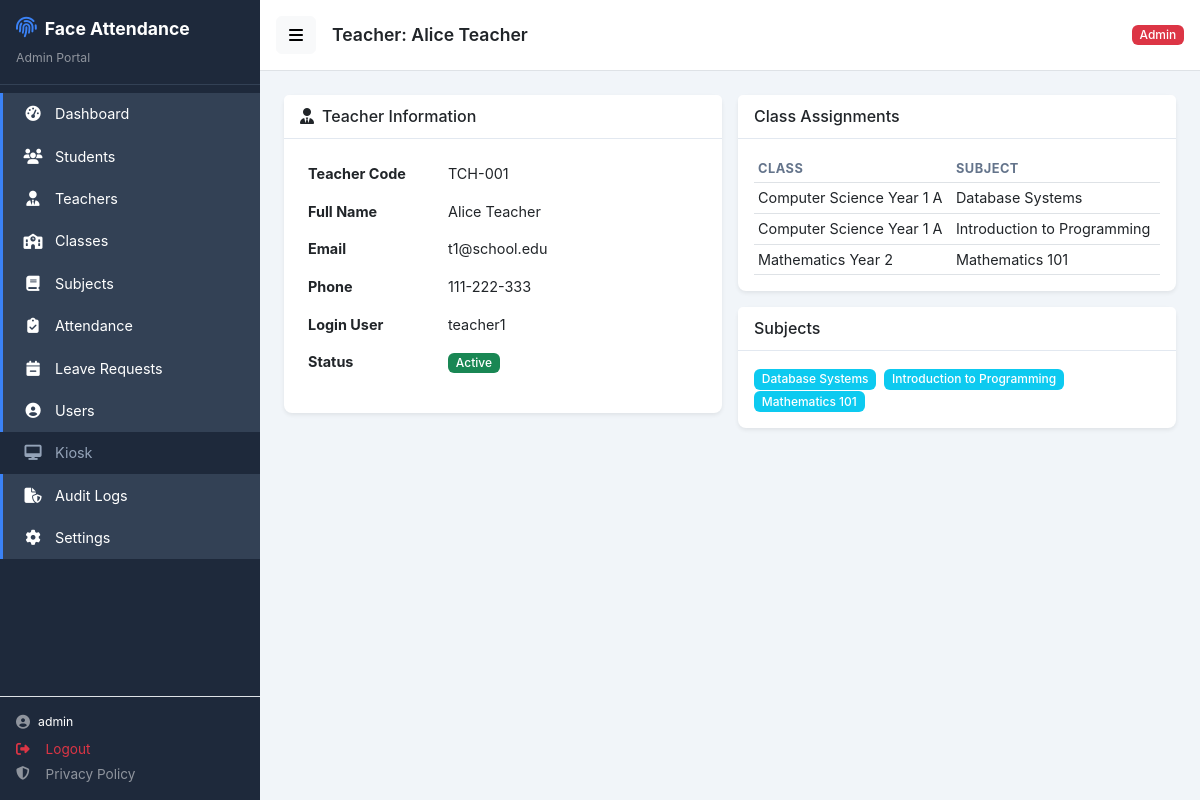
The page /public/admin/teachers/1 (signed in) on the database its author committed.
### tables this page shows
CREATE TABLE teachers (
    id INT UNSIGNED AUTO_INCREMENT PRIMARY KEY,
    user_id INT UNSIGNED NULL UNIQUE,
    teacher_code VARCHAR(40) NOT NULL UNIQUE,
    full_name VARCHAR(120) NOT NULL,
    email VARCHAR(120) NULL,
    phone VARCHAR(30) NULL,
    is_active TINYINT(1) NOT NULL DEFAULT 1,
    created_at DATETIME NOT NULL DEFAULT CURRENT_TIMESTAMP,
    updated_at DATETIME NOT NULL DEFAULT CURRENT_TIMESTAMP ON UPDATE CURRENT_TIMESTAMP,
    CONSTRAINT fk_teachers_user FOREIGN KEY (user_id) REFERENCES users(id) ON DELETE SET NULL ON UPDATE CASCADE
);

CREATE TABLE users (
    id INT UNSIGNED AUTO_INCREMENT PRIMARY KEY,
    username VARCHAR(60) NOT NULL UNIQUE,
    email VARCHAR(120) NOT NULL UNIQUE,
    password_hash VARCHAR(255) NOT NULL,
    role ENUM('admin','teacher','student') NOT NULL DEFAULT 'student',
    is_active TINYINT(1) NOT NULL DEFAULT 1,
    created_at DATETIME NOT NULL DEFAULT CURRENT_TIMESTAMP,
    updated_at DATETIME NOT NULL DEFAULT CURRENT_TIMESTAMP ON UPDATE CURRENT_TIMESTAMP,
    INDEX idx_users_role (role),
    INDEX idx_users_username (username)
);

CREATE TABLE teacher_assignments (
    id INT UNSIGNED AUTO_INCREMENT PRIMARY KEY,
    teacher_id INT UNSIGNED NOT NULL,
    class_id INT UNSIGNED NOT NULL,
    subject_id INT UNSIGNED NULL,
    created_at DATETIME NOT NULL DEFAULT CURRENT_TIMESTAMP,
    UNIQUE KEY uq_assignment (teacher_id, class_id, subject_id),
    CONSTRAINT fk_ta_teacher FOREIGN KEY (teacher_id) REFERENCES teachers(id) ON DELETE CASCADE ON UPDATE CASCADE,
    CONSTRAINT fk_ta_class FOREIGN KEY (class_id) REFERENCES classes(id) ON DELETE CASCADE ON UPDATE CASCADE,
    CONSTRAINT fk_ta_subject FOREIGN KEY (subject_id) REFERENCES subjects(id) ON DELETE SET NULL ON UPDATE CASCADE,
    INDEX idx_ta_teacher (teacher_id),
    INDEX idx_ta_class (class_id)
);

CREATE TABLE classes (
    id INT UNSIGNED AUTO_INCREMENT PRIMARY KEY,
    class_code VARCHAR(40) NOT NULL UNIQUE,
    class_name VARCHAR(120) NOT NULL,
    start_time TIME NOT NULL DEFAULT '08:00:00',
    late_grace_minutes INT UNSIGNED NOT NULL DEFAULT 15,
    rest_start_time TIME NULL,
    rest_end_time TIME NULL,
    is_active TINYINT(1) NOT NULL DEFAULT 1,
    created_at DATETIME NOT NULL DEFAULT CURRENT_TIMESTAMP,
    updated_at DATETIME NOT NULL DEFAULT CURRENT_TIMESTAMP ON UPDATE CURRENT_TIMESTAMP,
    INDEX idx_classes_active (is_active)
);

CREATE TABLE subjects (
    id INT UNSIGNED AUTO_INCREMENT PRIMARY KEY,
    subject_code VARCHAR(40) NOT NULL UNIQUE,
    subject_name VARCHAR(120) NOT NULL,
    description TEXT NULL,
    is_active TINYINT(1) NOT NULL DEFAULT 1,
    created_at DATETIME NOT NULL DEFAULT CURRENT_TIMESTAMP,
    updated_at DATETIME NOT NULL DEFAULT CURRENT_TIMESTAMP ON UPDATE CURRENT_TIMESTAMP,
    INDEX idx_subjects_active (is_active)
);

### app/Controllers/Admin/TeacherController.php (called while the page is built, shortened)
<?php
require_once BASE_PATH . '/app/Models/TeacherModel.php';
class TeacherController extends BaseController
{
    public function show(string $id): void
    {
        $id = (int)$id;
        $teacher = TeacherModel::findById($id);
        $assignments = TeacherModel::getClassAssignments($id);
        $subjects = TeacherModel::getSubjectAssignments($id);
        $this->view('admin/teacher_detail', 'admin', [
            'title' => 'Teacher: ' . $teacher['full_name'],
            'teacher' => $teacher,
            'assignments' => $assignments, 'subjects' => $subjects,
            'csrf' => $this->csrfField(),
        ]);
    }
}

### public/index.php (called while the page is built, shortened)
<?php
$requestUri = $_SERVER['REQUEST_URI'] ?? '/';
$baseDir = parse_url(APP_URL, PHP_URL_PATH) ?? '';
if ($baseDir && strpos($requestUri, $baseDir) === 0) {
    $requestUri = substr($requestUri, strlen($baseDir));
}
$requestUri = $requestUri ?: '/';
$method = $_SERVER['REQUEST_METHOD'] ?? 'GET';
$requestUri = parse_url($requestUri, PHP_URL_PATH) ?: $requestUri;
$requestUri = preg_replace('#^/index\.php(?:/|$)#', '/', $requestUri);
$requestUri = rtrim($requestUri, '/') ?: '/';
$router = new Router();
$router->dispatch($method, $requestUri);

### app/Core/Database.php (called while the page is built, shortened)
<?php
class Database
{
    private static ?PDO $instance = null;
    public static function getInstance(): PDO
    {
        if (self::$instance === null) {
            $dsn = "mysql:host=" . DB_HOST . ";dbname=" . DB_NAME . ";charset=" . DB_CHARSET;
            try {
                self::$instance = new PDO($dsn, DB_USER, DB_PASS, [
                    PDO::ATTR_ERRMODE => PDO::ERRMODE_EXCEPTION,
                    PDO::ATTR_DEFAULT_FETCH_MODE => PDO::FETCH_ASSOC,
                    PDO::ATTR_EMULATE_PREPARES => false,
                ]);
            } catch (PDOException $e) {
                if (APP_DEBUG) {
                    die("Database connection failed: " . $e->getMessage());
                }
                die("A database error occurred. Please try again later.");
            }
        }
        return self::$instance;
    }
    public static function query(string $sql, array $params = []): PDOStatement
    {
        $stmt = self::getInstance()->prepare($sql);
        $stmt->execute($params);
        return $stmt;
    }
    public static function fetchOne(string $sql, array $params = []): ?array
    {
        $stmt = self::query($sql, $params);
        $result = $stmt->fetch();
        return $result === false ? null : $result;
    }
    public static function fetchAll(string $sql, array $params = []): array
    {
        $stmt = self::query($sql, $params);
        return $stmt->fetchAll();
    }
}

### app/Models/TeacherModel.php (called while the page is built, shortened)
<?php
class TeacherModel
{
    public static function findById(int $id): ?array
    {
        return Database::fetchOne("
            SELECT t.*, u.username AS login_username, u.email AS login_email
            FROM teachers t
            LEFT JOIN users u ON u.id = t.user_id
            WHERE t.id = ? LIMIT 1", [$id]);
    }
    public static function getClassAssignments(int $teacherId): array
    {
        return Database::fetchAll("
            SELECT ta.*, c.class_code, c.class_name, s.subject_code, s.subject_name
            FROM teacher_assignments ta
            JOIN classes c ON c.id = ta.class_id
            LEFT JOIN subjects s ON s.id = ta.subject_id
            WHERE ta.teacher_id = ?
            ORDER BY c.class_code, s.subject_code", [$teacherId]);
    }
    public static function getSubjectAssignments(int $teacherId): array
    {
        return Database::fetchAll("
            SELECT DISTINCT s.*
            FROM subjects s
            JOIN teacher_assignments ta ON ta.subject_id = s.id
            WHERE ta.teacher_id = ? AND s.is_active = 1
            ORDER BY s.subject_code", [$teacherId]);
    }
}

### views/admin/teacher_detail.php (the view)
<div class="row g-3">
    <div class="col-lg-6">
        <div class="card border-0 shadow-sm">
            <div class="card-header bg-white"><h6 class="mb-0"><i class="fa-solid fa-user-tie me-2"></i>Teacher Information</h6></div>
            <div class="card-body">
                <table class="table table-borderless">
                    <tr><th width="140">Teacher Code</th><td><?php echo htmlspecialchars($teacher['teacher_code']); ?></td></tr>
                    <tr><th>Full Name</th><td><?php echo htmlspecialchars($teacher['full_name']); ?></td></tr>
                    <tr><th>Email</th><td><?php echo htmlspecialchars($teacher['email'] ?? '-'); ?></td></tr>
                    <tr><th>Phone</th><td><?php echo htmlspecialchars($teacher['phone'] ?? '-'); ?></td></tr>
                    <tr><th>Login User</th><td><?php echo htmlspecialchars($teacher['login_username'] ?? 'Not linked'); ?></td></tr>
                    <tr><th>Status</th><td><span class="badge <?php echo $teacher['is_active'] ? 'bg-success' : 'bg-danger'; ?>"><?php echo $teacher['is_active'] ? 'Active' : 'Inactive'; ?></span></td></tr>
                </table>
            </div>
        </div>
    </div>
    <div class="col-lg-6">
        <div class="card border-0 shadow-sm mb-3">
            <div class="card-header bg-white"><h6 class="mb-0">Class Assignments</h6></div>
            <div class="card-body">
                <?php if (empty($assignments)): ?>
                    <p class="text-muted mb-0">No class assignments yet.</p>
                <?php else: ?>
                <table class="table table-sm mb-0">
                    <thead><tr><th>Class</th><th>Subject</th></tr></thead>
                    <tbody>
                    <?php foreach ($assignments as $a): ?>
                        <tr><td><?php echo htmlspecialchars($a['class_name']); ?></td><td><?php echo htmlspecialchars($a['subject_name'] ?? 'All'); ?></td></tr>
                    <?php endforeach; ?>
                    </tbody>
                </table>
                <?php endif; ?>
            </div>
        </div>
        <div class="card border-0 shadow-sm">
            <div class="card-header bg-white"><h6 class="mb-0">Subjects</h6></div>
            <div class="card-body">
                <?php if (empty($subjects)): ?>
                    <p class="text-muted mb-0">No subjects assigned.</p>
                <?php else: ?>
                    <?php foreach ($subjects as $sub): ?>
                        <span class="badge bg-info me-1"><?php echo htmlspecialchars($sub['subject_name']); ?></span>
                    <?php endforeach; ?>
                <?php endif; ?>
            </div>
        </div>
    </div>
</div>

### app/Core/Router.php (shortened to what this page needs)
<?php
class Router
{
    private array $routes = [];
    public function get(string $uri, array $handler): void
    {
        $this->routes['GET'][$uri] = $handler;
    }
    public function post(string $uri, array $handler): void
    {
        $this->routes['POST'][$uri] = $handler;
    }
    public function dispatch(string $method, string $uri): void
    {
        $method = strtoupper($method);
        $uri = rtrim($uri, '/');
        foreach ($this->routes[$method] ?? [] as $routeUri => $handler) {
            $regex = $this->buildRegex($routeUri);
            if (preg_match($regex, $uri, $matches)) {
                $params = [];
                foreach ($matches as $key => $value) {
                    if (is_string($key)) $params[$key] = $value;
                }
                $this->handle($handler, $params);
                return;
            }
        }
    }
    private function buildRegex(string $routeUri): string
    {
        $pattern = preg_replace('/\/\{([a-zA-Z_]+)\}/', '/(?P<$1>[^/]+)', $routeUri);
        return '#^' . $pattern . '$#';
    }
    private function handle(array $handler, array $params = []): void
    {
        $action = $handler['action'];
        $controller = new $controllerClass();
        $controller->$action(...$params);
    }
}

### rows shown on the page
teachers: teacher_code "TCH-001", full_name "Alice Teacher", email "t1@school.edu", phone "111-222-333", user.username "teacher1"
teacher_assignments: class.class_name "Computer Science Year 1 A", subject.subject_name "Database Systems"
teacher_assignments: class.class_name "Computer Science Year 1 A", subject.subject_name "Introduction to Programming"
teacher_assignments: class.class_name "Mathematics Year 2", subject.subject_name "Mathematics 101"
subjects: subject_name "Database Systems"
subjects: subject_name "Introduction to Programming"
subjects: subject_name "Mathematics 101"

### other values the page prints
$label "Dashboard"
$label "Students"
$label "Teachers"
$label "Classes"
$label "Subjects"
$label "Attendance"
$label "Leave Requests"
$label "Users"
$label "Kiosk"
$label "Audit Logs"
$label "Settings"
